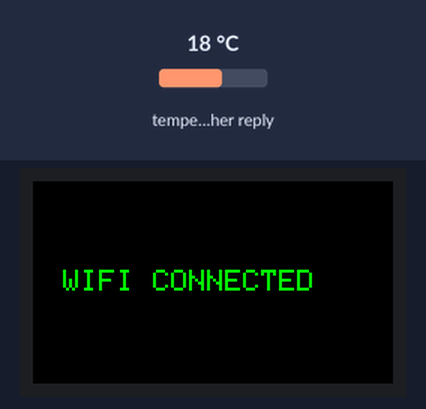
The sketch below on a simulated ESP32. Parts: 240×135 colour display. The test bench sets the inputs (shaded band); at power-on: temperature in the weather reply 18 °C. WiFi joins after 1.5 s; servers stay silent unless stated; web services answer with replies made up by the test bench; what the sketch prints to the serial monitor is not drawn.

Above: at 1.9 s.
At 25.6 s:
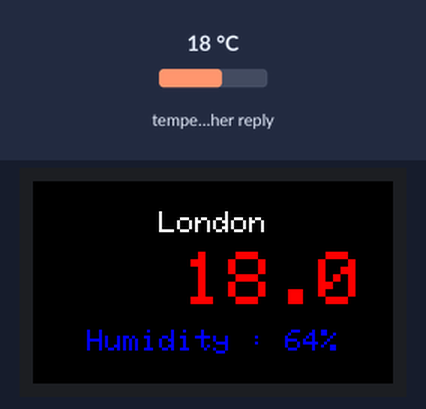
25.7 s: temperature in the weather reply set to -14 °C
At 45.8 s:
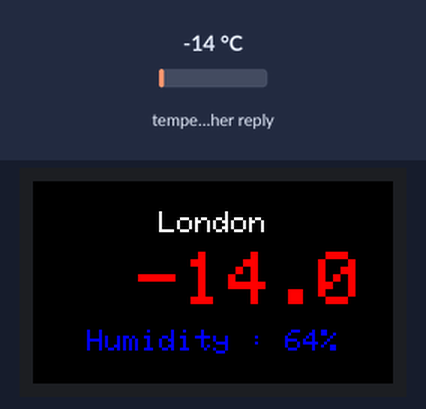
46.1 s: temperature in the weather reply set to -1 °C
At 65.2 s:
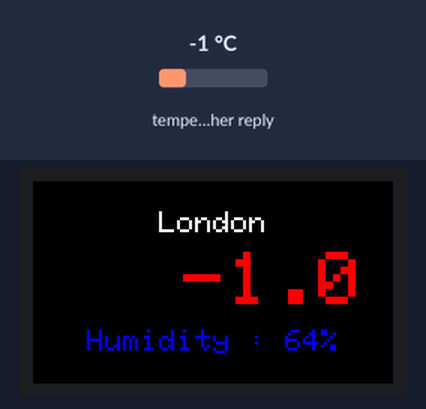
66.4 s: temperature in the weather reply set to 14 °C
At 85.8 s:
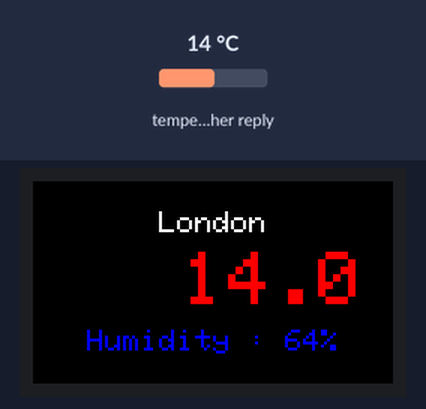
Timing chart, 0 to 87.3 s (numbered marks = the images above; inputs shaded):
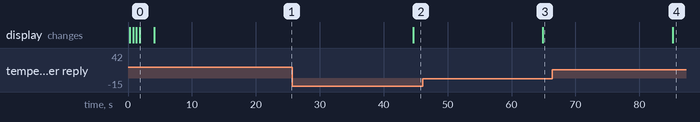

The sketch:

Weather.ino
```cpp
#include <TFT_eSPI.h>
#include <WiFi.h>
#include <HTTPClient.h>
#include <ArduinoJson.h>

// 텍스트 작성 함수에서 사용 writeText(textside(1~5),color(TFT_BLACK),"String",CenterUp)
#define CenterUp 1
#define CenterCenter 2
#define CenterDown 3
#define LeftUp 4
#define LeftCenter 5
#define LeftDown 6
#define RightUp 7
#define RightCenter 8
#define RightDown 9

//객체 생성
HTTPClient http;
TFT_eSPI tft = TFT_eSPI();

// GLOBAL VARIABLES
// WIFI
const char* ssid = "YOUR_SSID";
const char* password = "YOUR_PASSWORD";


//Functions

// 텍스트 작성 함수 (정렬용)
void writeText(uint8_t T_size, int color, String title, uint8_t i)
{
  tft.setTextSize(T_size);
  tft.setTextColor(color);

  short textWidth = tft.textWidth(title);
  short textHeight = tft.fontHeight();

  short x, y;

  if (i == 1)
  {
    x = (tft.width() - textWidth) / 2;
    y = 20;
  }
  else if (i == 2)
  {
    x = (tft.width() - textWidth) / 2;
    y = (tft.height() - textHeight) / 2;
  }
  else if (i == 3)
  {
    x = (tft.width() - textWidth) / 2;
    y = tft.height() - (textHeight + 20);
  }
  else if (i == 4)
  {
    x = 20;
    y = 20;
  }
  else if (i == 5)
  {
    x = 20;
    y = (tft.height() - textHeight) / 2;
  }
  else if (i == 6)
  {
    x = 20;
    y = tft.height() - (textHeight + 20);
  }
  else if (i == 7)
  {
    x = tft.width() - (textWidth + 20);
    y = 20;
  }
  else if (i == 8)
  {
    x = tft.width() - (textWidth + 20);
    y = (tft.height() - textHeight) / 2;
  }
  else if (i == 9)
  {
    x = tft.width() - (textWidth + 20);
    y = tft.height() - (textHeight + 20);
  }

  tft.setCursor(x, y);
  tft.println(title);

}

// API 데이터 수집
String getData()
{
  http.begin("http://api.openweathermap.org/data/2.5/weather?lat=90&lon=135&appid=YOUR_API_KEY&units=metric");
  // (https://openweathermap.org/)에서 API KEY를 받고 YOUR_API Replace하기

  int httpCode = http.GET(); // 서버에 HTTP GET 요청 보내기
  // 200 = 성공, 404 = URL 잘못됨, 401 = API Key 문제 등등


  if(httpCode == 200) // 요청 성공 시 데이터 저장
  {
    String payload = http.getString(); // HTTP에서 받은 내용을 문자열 형태로 가져오기
    Serial.print(payload); // 시리얼 모니터로 JSON 데이터 확인
    //JSON = JavaScript Object Notation
    return payload;
  }
  else
  {
    Serial.print("Failed to get Data");
    return "";
  }
}

// 데이터 파싱 후 저장
void parseData()
{
  String payload = getData(); // getData에서 받아온 데이터를 저장

  DynamicJsonDocument doc(1024); // 1024바이트의 메모리 공간 생성
  // deserializeJson(doc, payload); // payload에 저장된 API데이터를 doc에 파싱 후 저장
  // deserializeJson will return
  // - DeserializationError::Ok (성공 시)
  // - DeserializationError::InvalidInput (JSON 형식이 잘못됨)
  // - DeserializationError::NoMemory (버퍼 크기 부족)
  // - DeserializationError::IncompleteInput (JSON 문자열 다 안들어옴)

  // 파싱 성공 여부 확인
  DeserializationError err = deserializeJson(doc, payload); // Deserialization타입의 err변수에 성공 실패 여부 저장
  if (err)
  {
    Serial.print("JSON 파싱 실패");
    Serial.println(err.c_str()); // 에러 메세지를 char 문자열로 변환 후 출력
    // 실패 시 정지하기 ( 추가 코딩 필요 )
  }
  else
  {
    Serial.print("JSON 파싱 성공");
  }


  /*
  // JSON 데이터 예시
  {
    "weather":[{"main":"Clear","description":"clear sky"}],
    "main":{"temp":25.3,"humidity":60},
    "name":"Seoul"
  }
  */

  // main이라는 객체에서 temp를 가져온 후 변수 temp에 저장, 값이 없으면 0.0으로 초기화
  float temp = doc["main"]["temp"] | 0.0;
  // | - 비트 연산자 or 이 아닌
  //     JsonVariant 또는 JsonVariant로 변환 가능한 타입의 값과 대체 할 값을 피연산자로 쓰며
  //     왼쪽 값이 존재하지 않을 시 오른쪽 값을 사용하도록 하는 연산자 (Arduino Json.h)

  int humidity = doc["main"]["humidity"] | 0; // 위와 동일하게 humidity에 저장
  String city = doc["name"] | "blank";

  showData(temp, humidity, city);

  return;
}


// 화면에 데이터 출력
void showData(float temp, int humidity, String city)
{
  tft.fillScreen(TFT_BLACK);
  String temp_S = String(temp,1);
  String humidity_S = "Humidity : " + String(humidity) + "%";

  // 화면 출력
  Serial.println("Temp: ");
  Serial.println(temp, 1); // 소숫점 한자리까지 출력
  Serial.print("Humidity: ");
  Serial.println(humidity);
  Serial.print("City: ");
  Serial.println(city);

  writeText(5, TFT_RED, temp_S, RightCenter);
  writeText(2, TFT_BLUE, humidity_S, CenterDown);
  writeText(2, TFT_WHITE, city, CenterUp);


  return;
}


void setup()
{
  // 1. 시리얼 모니터 초기화
  Serial.begin(115200);

  // 2. TFT 디스플레이 초기화
  tft.init();
  tft.setRotation(1); // 가로 모드
  tft.fillScreen(TFT_BLACK);
  delay(100);

  // 3. WiFi 연결
  WiFi.begin(ssid, password);
  Serial.print("Wi-Fi 연결 중");
  writeText(3, TFT_WHITE, "WIFI CONNECTING", CenterCenter);

  String str_buffer = ".";
  while (WiFi.status() != WL_CONNECTED)
  {
    delay(500);
    Serial.print(".");
    str_buffer = str_buffer + ".";
    writeText(2, TFT_WHITE, str_buffer, LeftDown);
  }
  Serial.println("Wi-Fi 연결 완료");
  tft.fillScreen(TFT_BLACK);
  writeText(2, TFT_GREEN, "WIFI CONNECTED", LeftCenter);
  delay(2000);
}

void loop()
{
  parseData();
  delay(20000); // 20초마다 갱신
}
```

Measured:
- after the input at 25.7 s, the display: changes after 18.9 s (image 2)
- after the input at 46.1 s, the display: changes after 18.8 s (image 3)
- after the input at 66.4 s, the display: changes after 18.8 s (image 4)
- what the display in image 0 shows lasts 2.3 s, from 1.8 s to 4.1 s
